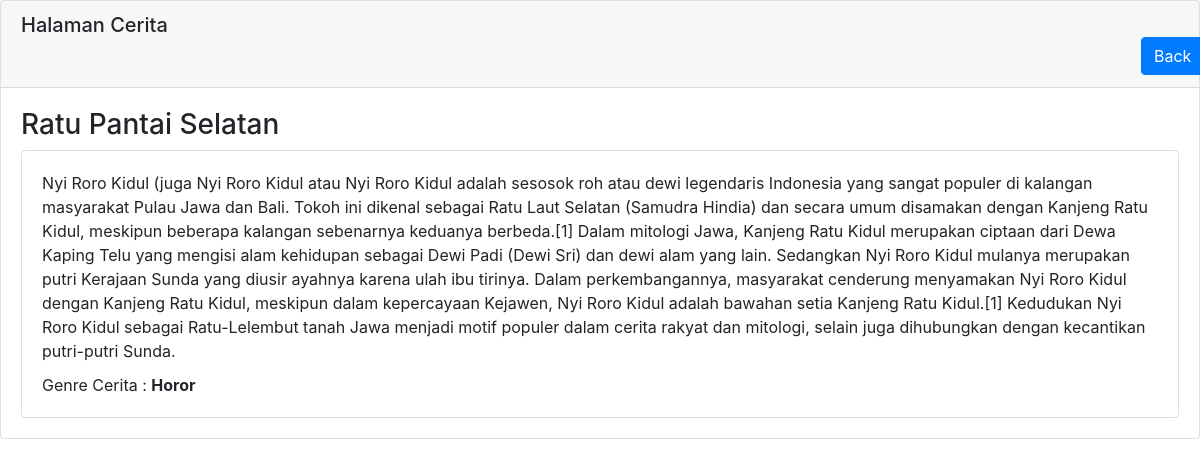
Screenshot of /crud_ceritahantu/index.php/C_Admin/detail_cerita/12 with the database file from the repository.
### tables this page shows
CREATE TABLE `article` (
  `id` int(11) NOT NULL,
  `judul` varchar(50) NOT NULL,
  `isi` text NOT NULL,
  `genre` varchar(20) NOT NULL
);

### crud_ceritahantu/application/controllers/C_Admin.php (called while the page is built, shortened)
<?php
    class C_Admin extends CI_Controller {
        public function __construct()
        {
            $this->load->model('M_Admin');
        }
        public function detail_cerita($id)
        {
            $data['tampil_artikel'] = $this->M_Admin->tampilDataId($id);
            $this->load->view('Template/header');
            $this->load->view('Backend/Detail_cerita',$data);
            $this->load->view('Template/footer');
        }
    }
?>

### crud_ceritahantu/index.php (called while the page is built, shortened)
<?php
require_once BASEPATH.'core/CodeIgniter.php';

### crud_ceritahantu/application/models/M_Admin.php (called while the page is built, shortened)
<?php
    class M_Admin extends CI_Model {
        public function tampilDataId($id)
        {
            return $this->db->get_where('article',['id' => $id])->row_array();
        }
    }
?>

### crud_ceritahantu/application/views/Backend/Detail_cerita.php (the view, shortened to what this page needs)
<!DOCTYPE html>
<html lang="en">
<head>
</head>
<body>
    <div class="card">
    <h5 class="card-header">
        Halaman Cerita
        <a style="margin-left:1120px" href="<?php echo site_url('C_Admin') ?>" class="btn btn-primary">Back</a>
    </h5>
        <div class="card-body">
            <div>
                <h3><?php echo $tampil_artikel['judul'];?></h3>
            </div>
            <div class="card">
                <div class="card-body">
                    <div>
                        <?php echo $tampil_artikel['isi'];?>
                    </div>
                    <div style="margin-top:10px ">
                        Genre Cerita : <b><?php echo $tampil_artikel['genre'];?></b>
                    </div>
                </div>
            </div>
        </div>
    </div>
</body>
</html>

### rows the page displays
article: judul "Ratu Pantai Selatan", isi "Nyi Roro Kidul (juga Nyi Roro Kidul atau Nyi Roro Kidul adalah sesosok roh atau dewi legendaris Indonesia yang sangat populer di kalangan masyarakat Pulau Jawa dan Bali. Tokoh ini dikenal sebagai Ratu Laut Selatan (Samudra Hindia) dan secara umum disamakan dengan Kanjeng Ratu Kidul, meskipun beberapa kalangan sebenarnya keduanya berbeda.[1] Dalam mitologi Jawa, Kanjeng Ratu Kidul merupakan ciptaan dari Dewa Kaping Telu yang mengisi alam kehidupan sebagai Dewi Padi (Dewi Sri) dan dewi alam yang lain. Sedangkan Nyi Roro Kidul mulanya merupakan putri Kerajaan Sunda yang diusir ayahnya karena ulah ibu tirinya. Dalam perkembangannya, masyarakat cenderung menyamakan Nyi Roro Kidul dengan Kanjeng…", genre "Horor"
